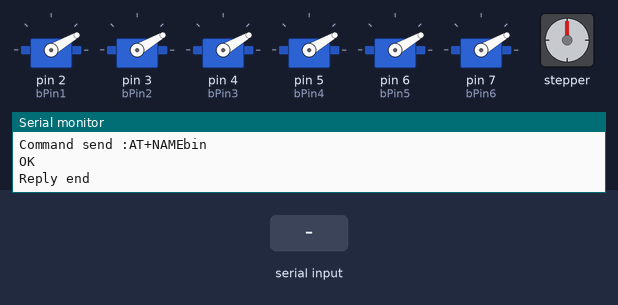
Recording of a sketch running on a simulated Arduino Uno, built with avr-gcc and run on an emulated ATmega328P. Shown: 6 × servo, stepper motor, the last lines printed to the serial monitor. The inputs (shaded band) are chosen by the test bench. The modem accepts every AT command (registered, SIM ready, sends succeed) and sends nothing else; stepper angles assume 724 steps per turn.

Above: at 2.3 s.
2.4 s: "1" received over the second serial link
At 4.75 s:
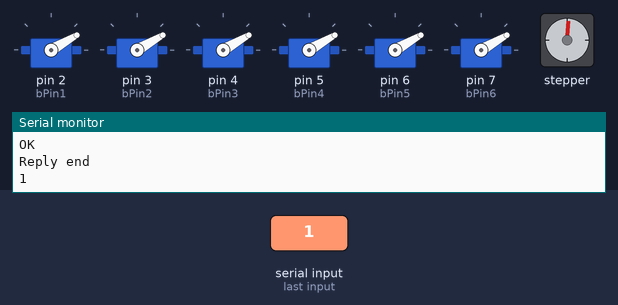
At 5.35 s:
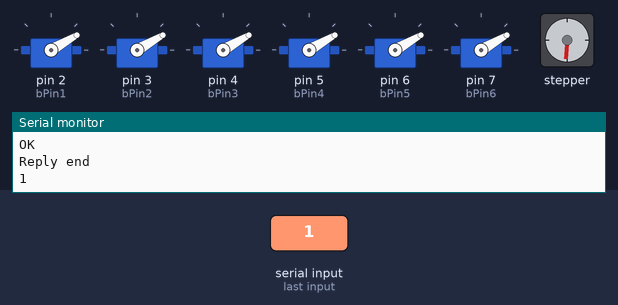
5.4 s: "0" received over the second serial link
8.4 s: "1" received over the second serial link
At 11.97 s:
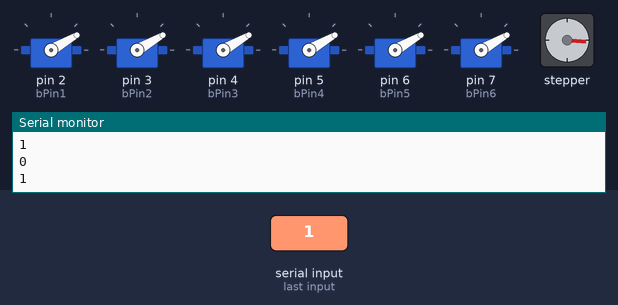
Timing chart, 0 to 14.2 s (numbered marks = the images above; inputs shaded):
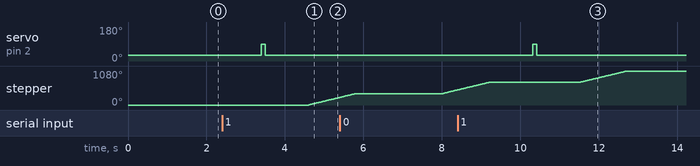

Measured:
- after the input at 2.4 s, servo on pin 2 (bPin1): 30° → 90° after 1.0 s, → 30° 0.10 s later; stepper: turns 238° clockwise in 0.78 s, starting after 2.2 s
- after the input at 8.4 s, servo on pin 2 (bPin1): 30° → 90° after 1.9 s, → 30° 0.10 s later

The sketch:

braillePrinter.ino
```cpp
#include <SoftwareSerial.h>
#include <Servo.h>
#include <String.h>
#include <Stepper.h>

const int stepsPerRevolution = 724;
Stepper myStepper(stepsPerRevolution,13,11,12,10);

SoftwareSerial BTSerial(9,8);   //bluetooth module Tx:Digital 2 Rx:Digital 3
Servo b1, b2, b3, b4, b5, b6;

int bPin1 = 2, bPin2 = 3, bPin3 = 4, bPin4 = 5, bPin5 = 6, bPin6 = 7;
int angle = 0; // servo position in degrees
String a = "";

void setup()
{
  Serial.begin(9600);
  BTSerial.begin(9600);
  BTSerial.println("AT");

  sendCommand("AT");
  sendCommand("AT+ROLE0");
  sendCommand("AT+UUID0xFFE0");
  sendCommand("AT+CHAR0xFFE1");
  sendCommand("AT+NAMEbin");

  b1.attach(bPin1);
  b2.attach(bPin2);
  b3.attach(bPin3);
  b4.attach(bPin4);
  b5.attach(bPin5);
  b6.attach(bPin6);

  initBraille();
}

void loop()
{
    if (BTSerial.available()){
      String data = BTSerial.readString();
      Serial.println(data);

      printBraille(char(data[0]), char(data[1]), char(data[2]), char(data[3]), char(data[4]), char(data[5]));
      initBraille();
      delay(500);

      myStepper.setSpeed(50);
      myStepper.step(stepsPerRevolution);
      delay(100);
      Serial.flush();
  }
}

void sendCommand(const char * command){
  Serial.print("Command send :");
  Serial.println(command);
  BTSerial.println(command);
  //wait some time
  delay(100);

  char reply[100];
  int i = 0;
  while (BTSerial.available()) {
    reply[i] = BTSerial.read();
    i += 1;
  }
  //end the string
  reply[i] = '\0';
  Serial.print(reply);
  Serial.println("Reply end");
}

void initBraille()
{
  a = "";
  b1.write(30);
  delay(100);
  b2.write(30);
  delay(100);
  b3.write(30);
  delay(100);
  b4.write(30);
  delay(100);
  b5.write(30);
  delay(100);
  b6.write(30);
  delay(100);
}

void printBraille(char dot1, char dot2, char dot3, char dot4, char dot5, char dot6)
{
  if (dot1 == '1')
  {
    b1.write(90);
    delay(100);
  }
  if (dot2 == '1')
  {
    b2.write(90);
    delay(100);
  }
  if (dot3 == '1')
  {
    b3.write(90);
    delay(100);
  }
  if (dot4 == '1')
  {
    b4.write(90);
    delay(100);
  }
  if (dot5 == '1')
  {
    b5.write(90);
    delay(100);
  }
  if (dot6 == '1')
    b6.write(90);
}
```
